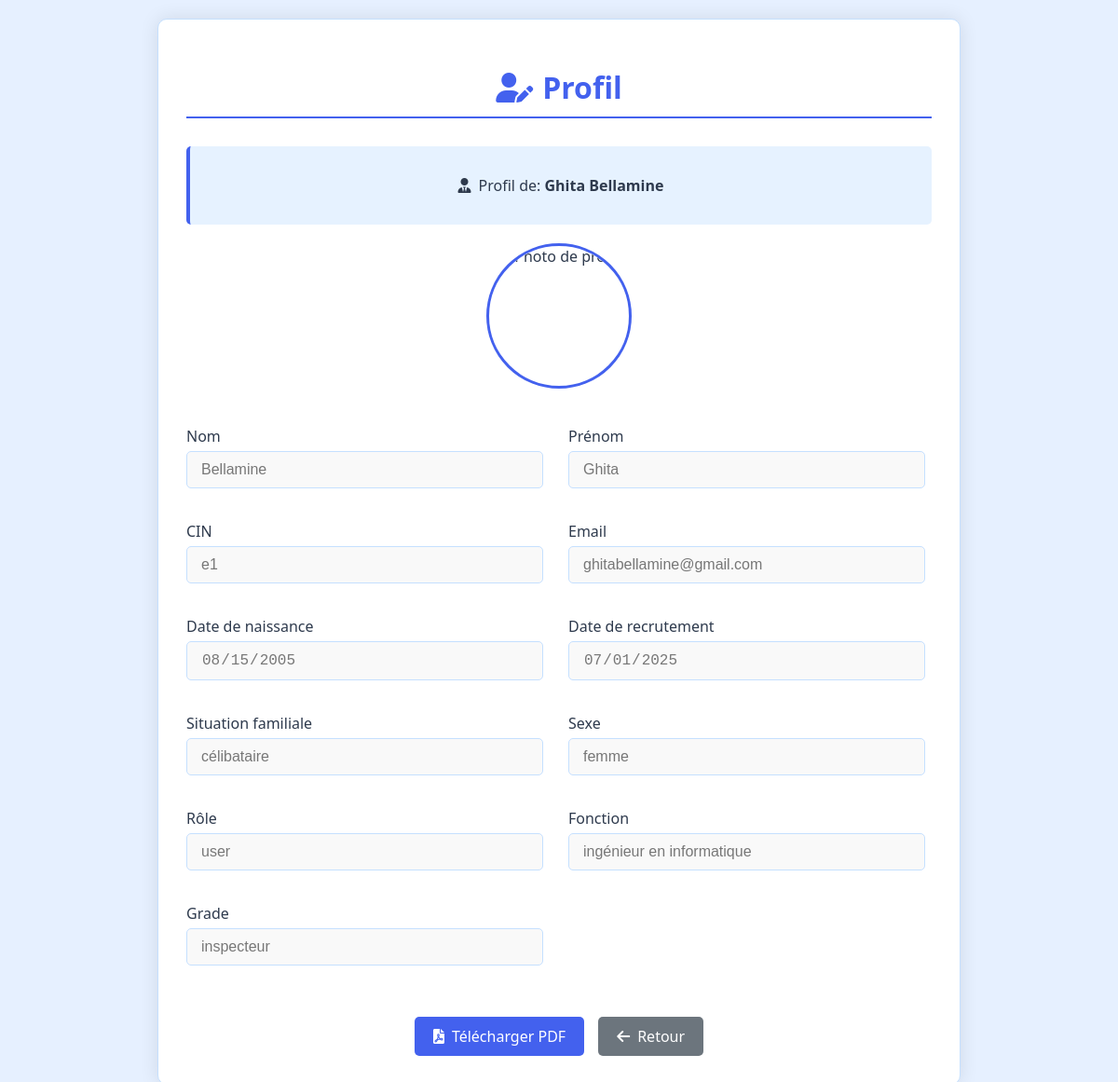
The app's page /stage/admin/details.php?PPR=21 with its own data.
### tables this page shows
CREATE TABLE `utilisateurs` (
  `PPR` int(11) NOT NULL,
  `Cin` varchar(25) NOT NULL,
  `prenom` varchar(25) NOT NULL,
  `nom` varchar(25) NOT NULL,
  `d_naiss` date NOT NULL,
  `d_recrutement` date NOT NULL,
  `sit_familliale` varchar(25) NOT NULL,
  `genre` varchar(25) NOT NULL,
  `role` varchar(25) NOT NULL DEFAULT 'user',
  `email` varchar(50) DEFAULT NULL,
  `password` varchar(255) NOT NULL,
  `fonction` varchar(25) NOT NULL,
  `grade` varchar(25) NOT NULL,
  `img` longblob NOT NULL,
  `mime_type` int(50) DEFAULT NULL,
  `img_profile` longblob NOT NULL,
  `mime_type2` varchar(50) NOT NULL
);

### stage/admin/details.php (the view, shortened to what this page needs)
<?php
$PPR = $_GET["PPR"];
$db = Database::getInstance()->getConnection();
$sql = "SELECT * FROM utilisateurs WHERE PPR = :ppr";
$stmt = $db->prepare($sql);
$stmt->bindParam(":ppr", $PPR);
$stmt->execute();
$user = $stmt->fetch(PDO::FETCH_ASSOC);
?>
<!DOCTYPE html>
<html lang="fr">
<head>
    <link rel="stylesheet" href="https://cdnjs.cloudflare.com/ajax/libs/font-awesome/6.0.0/css/all.min.css">
</head>
<body>
    <div class="dashboard-container">
        <h1><i class="fas fa-user-edit"></i> Profil</h1>
        <div class="user-info">
            <i class="fas fa-user-tie"></i>
            <p>Profil de: <strong><?php echo htmlspecialchars($user['prenom'] . ' ' . htmlspecialchars($user['nom'])) ?></strong></p>
        </div>
        <form method="POST" enctype="multipart/form-data" id="profileForm" class="profile-form">
            <div class="profile-image-container">
                <img src="../image.php?PPR=<?php echo urlencode($user['PPR']); ?>" alt="Photo de profil" id="profileImg" class="profile-image">
            </div>
            <?php
            $fields = [
                "nom" => "Nom",
                "prenom" => "Prénom",
                "Cin" => "CIN",
                "email" => "Email",
                "d_naiss" => "Date de naissance",
                "d_recrutement" => "Date de recrutement",
                "sit_familliale" => "Situation familiale",
                "genre" => "Sexe",
                "role" => "Rôle",
                "fonction" => "Fonction",
                "grade" => "Grade"
            ];
            foreach ($fields as $key => $label) {
                echo '<div class="form-group">
                    <label for="' . $key . '">' . $label . '</label>
                    <input type="' . ($key === "email" ? "email" : ($key === "d_naiss" || $key === "d_recrutement" ? "date" : "text")) . '"
                        class="form-control" id="' . $key . '" name="' . $key . '"
                        value="' . htmlspecialchars($user[$key]) . '" disabled>
                </div>';
            }
            ?>
            <div class="button-group">
                <a href="../pdf/pdf.php?PPR=<?php echo urlencode($user['PPR']); ?>" class="btn btn-primary" target="_blank">
                    <i class="fas fa-file-pdf"></i> Télécharger PDF
                </a>
                <a href="javascript:history.back()" class="btn btn-secondary">
                    <i class="fas fa-arrow-left"></i> Retour
                </a>
            </div>
        </form>
    </div>
</body>
</html>

### stage/admin/details.php (style rules this page uses)
:root { --primary-blue: #4361ee; --secondary-blue: #88a5e2ff; --light-bg: #e6f0ff; --table-bg: #ffffff; --text-dark: #2e3a4d; --text-light: #ffffff; --border-color: #c5e0ff; --highlight-blue: #e6f2ff; }
body { font-family: 'Segoe UI', Tahoma, Geneva, Verdana, sans-serif; background-color: var(--light-bg); margin: 0; padding: 20px; color: var(--text-dark); }
.dashboard-container { max-width: 800px; margin: 0 auto; background-color: var(--table-bg); padding: 30px; border-radius: 10px; box-shadow: 0 0 20px rgba(0, 0, 0, 0.1); border: 1px solid var(--border-color); }
h1 { color: var(--primary-blue); text-align: center; margin-bottom: 30px; border-bottom: 2px solid var(--primary-blue); padding-bottom: 10px; display: flex; align-items: center; justify-content: center; gap: 10px; }
.profile-form { display: grid; grid-template-columns: 1fr 1fr; gap: 20px; }
.form-group { margin-bottom: 15px; }
.form-group label { display: block; margin-bottom: 5px; font-weight: 500; color: var(--text-dark); }
.form-control { width: 90%; padding: 10px 15px; border: 1px solid var(--border-color); border-radius: 5px; font-size: 16px; transition: all 0.3s ease; }
.form-control:disabled { background-color: #f9f9f9; color: #777; }
.profile-image-container { grid-column: span 2; text-align: center; margin-bottom: 20px; display: flex; flex-direction: column; align-items: center; gap: 15px; }
.profile-image { width: 150px; height: 150px; border-radius: 50%; object-fit: cover; border: 3px solid var(--primary-blue); }
.button-group { grid-column: span 2; display: flex; flex-wrap: wrap; justify-content: center; gap: 15px; margin-top: 20px; }
.btn { padding: 10px 20px; border-radius: 5px; cursor: pointer; font-size: 16px; transition: all 0.3s ease; border: none; display: flex; align-items: center; gap: 8px; text-decoration: none; }
.btn-primary { background-color: var(--primary-blue); color: white; }
.btn-secondary { background-color: #6c757d; color: white; }
.user-info { background-color: var(--highlight-blue); padding: 15px; border-radius: 5px; margin-bottom: 20px; text-align: center; border-left: 4px solid var(--primary-blue); display: flex; align-items: center; justify-content: center; gap: 8px; }

### records on screen
utilisateurs: prenom+nom "Ghita Bellamine", nom "Bellamine", prenom "Ghita", Cin "e1", email "ghitabellamine@gmail.com", d_naiss "08/15/2005", d_recrutement "07/01/2025", sit_familliale "célibataire", genre "femme", role "user", fonction "ingénieur en informatique", grade "inspecteur"

### other values on screen
$label "Nom"
$label "Prénom"
$label "CIN"
$label "Email"
$label "Date de naissance"
$label "Date de recrutement"
$label "Situation familiale"
$label "Sexe"
$label "Rôle"
$label "Fonction"
$label "Grade"
